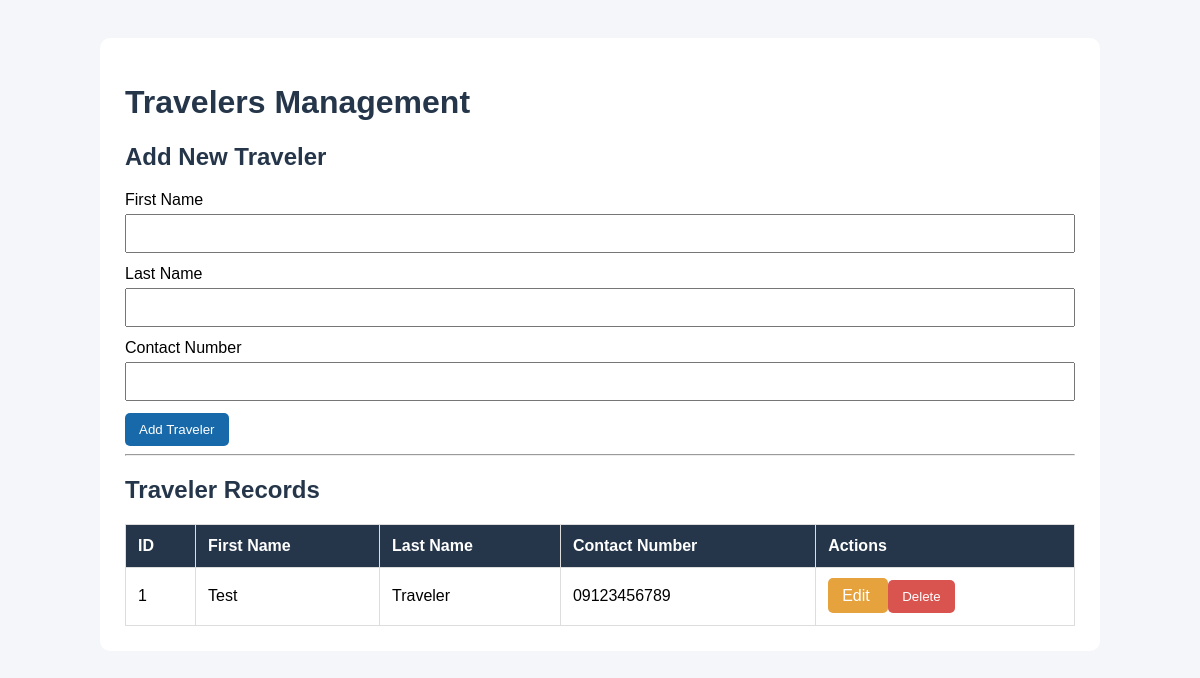
Screenshot of /php/travelers.php with the database file from the repository.
### tables this page shows
CREATE TABLE IF NOT EXISTS travelers (
    id INT PRIMARY KEY AUTO_INCREMENT,
    first_name VARCHAR(255) NOT NULL,
    last_name VARCHAR(255) NOT NULL,
    contact_number VARCHAR(20) NOT NULL
);

### php/travelers.php (the view, shortened to what this page needs)
<?php
require_once '../db.php';
$conn->set_charset("utf8mb4");
$edit_traveler = null;
$result = $conn->query(
    "SELECT * FROM travelers ORDER BY id DESC"
);
function clean($value) {
    return htmlspecialchars((string)$value, ENT_QUOTES, "UTF-8");
}
?>
<!DOCTYPE html>
<html lang="en">
<head>
</head>
<body>
<div class="container">
    <h1>Travelers Management</h1>
    <h2>
        <?= $edit_traveler ? "Update Traveler" : "Add New Traveler" ?>
    </h2>
    <form method="POST">
        <label>First Name</label>
        <input
            type="text"
            name="first_name"
            value="<?= clean($edit_traveler["first_name"] ?? "") ?>"
            required
        >
        <label>Last Name</label>
        <input
            type="text"
            name="last_name"
            value="<?= clean($edit_traveler["last_name"] ?? "") ?>"
            required
        >
        <label>Contact Number</label>
        <input
            type="text"
            name="contact_number"
            value="<?= clean($edit_traveler["contact_number"] ?? "") ?>"
            required
        >
        <button type="submit">
            <?= $edit_traveler ? "Update Traveler" : "Add Traveler" ?>
        </button>
    </form>
    <hr>
    <h2>Traveler Records</h2>
    <table>
        <tr>
            <th>ID</th>
            <th>First Name</th>
            <th>Last Name</th>
            <th>Contact Number</th>
            <th>Actions</th>
        </tr>
        <?php while ($row = $result->fetch_assoc()): ?>
            <tr>
                <td><?= clean($row["id"]) ?></td>
                <td><?= clean($row["first_name"]) ?></td>
                <td><?= clean($row["last_name"]) ?></td>
                <td><?= clean($row["contact_number"]) ?></td>
                <td>
                    <a class="edit"
                       href="travelers.php?edit=<?= clean($row["id"]) ?>">
                        Edit
                    </a>
                    <form method="POST" class="inline"
                          onsubmit="return confirm('Delete this traveler?');">
                        <button type="submit" class="delete">
                            Delete
                        </button>
                    </form>
                </td>
            </tr>
        <?php endwhile; ?>
    </table>
</div>
</body>
</html>

### php/travelers.php (style rules this page uses)
body { font-family: Arial, sans-serif; background: #f4f6f9; padding: 30px; }
.container { max-width: 950px; margin: auto; background: white; padding: 25px; border-radius: 10px; }
h1, h2 { color: #26364a; }
input { padding: 10px; margin: 5px 0 12px; width: 100%; box-sizing: border-box; }
button, .edit { padding: 9px 14px; border: none; border-radius: 5px; cursor: pointer; text-decoration: none; }
button { background: #1769aa; color: white; }
.edit { background: #e6a23c; color: white; }
.delete { background: #d9534f; }
table { width: 100%; border-collapse: collapse; margin-top: 20px; }
th, td { border: 1px solid #ddd; padding: 12px; text-align: left; }
th { background: #26364a; color: white; }
form.inline { display: inline; }

### rows the page displays
travelers: id "1", first_name "Test", last_name "Traveler", contact_number "09123456789"
